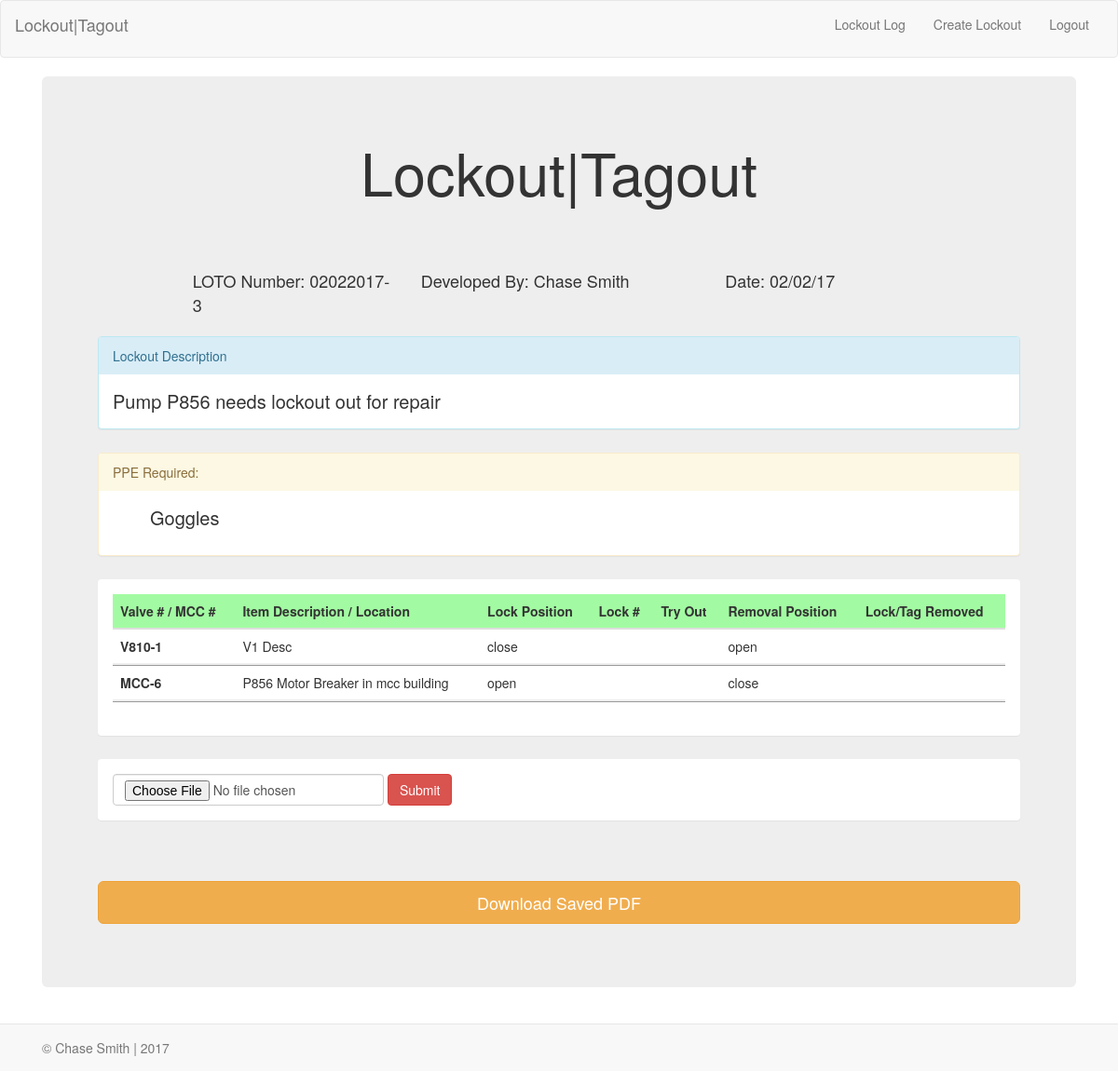
/lockout/3 (signed in), run on an earlier commit of the app's database.
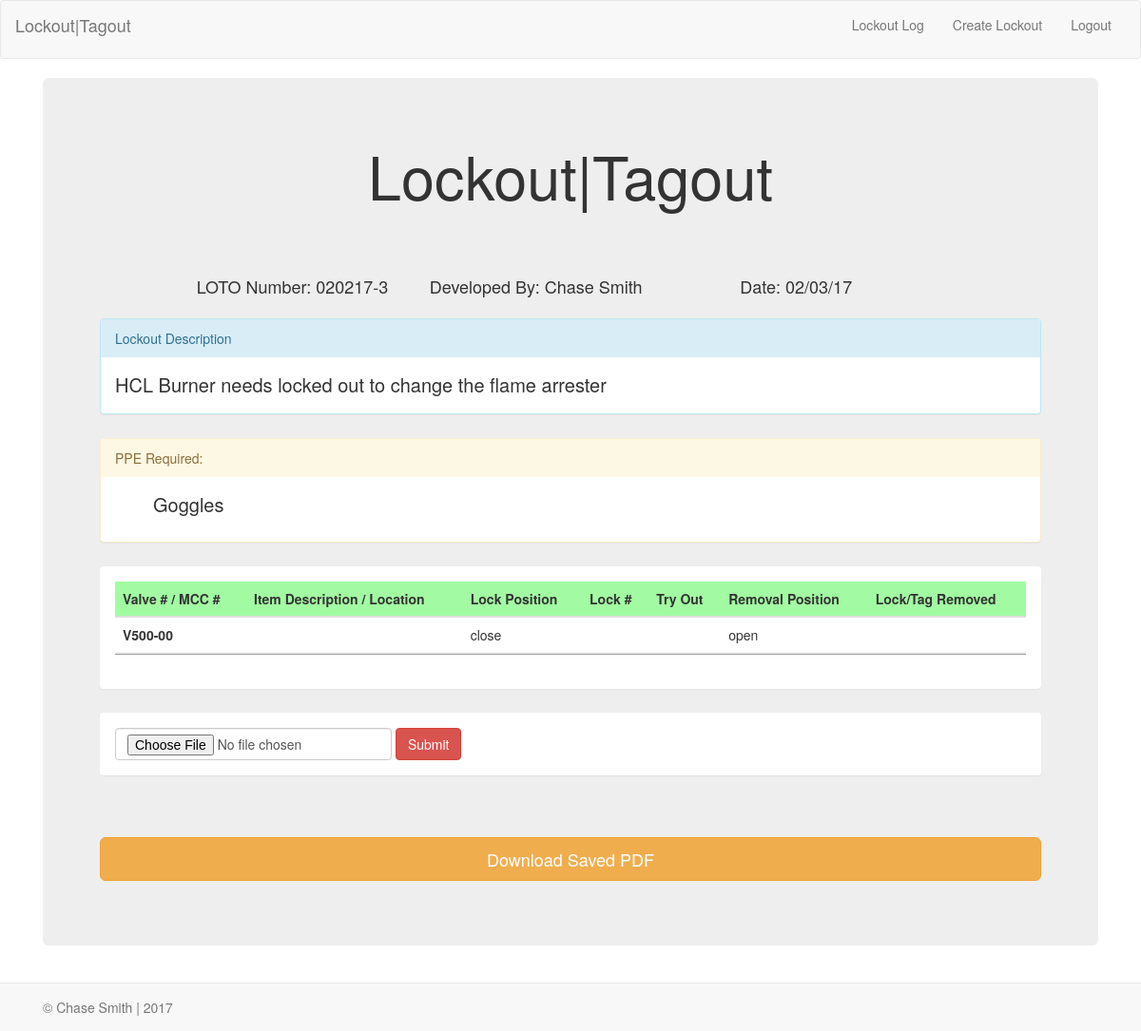
And on a later commit of the database.
### models.py (models this page shows, shortened)
class Lockout(db.Model):
    __tablename__="lockout"
    id=db.Column(db.Integer, primary_key=True)
    lockout_number=db.Column(db.String(10), nullable=False)
    lockout_description=db.Column(db.String(200), nullable=False)
    lockout_author = db.relationship('User', backref=db.backref('lockout_author', lazy='dynamic'))
    user_id=db.Column('user_id', db.Integer, db.ForeignKey('user.id'))
    filename=db.Column(db.String(300), nullable=True)
    status=db.Column(db.Boolean(), default=True)
    goggles=db.Column(db.Boolean(), default=False)
    faceshield=db.Column(db.Boolean(),default=False)
    fullface=db.Column(db.Boolean(), default=False)
    dustmask=db.Column(db.Boolean(), default=False)
    leathergloves=db.Column(db.Boolean(), default=False)
    saranax=db.Column(db.Boolean(), default=False)
    nitrilegloves=db.Column(db.Boolean(), default=False)
    chemicalgloves=db.Column(db.Boolean(), default=False)
    chemicalsuit=db.Column(db.Boolean(),default=False)
    tyrex=db.Column(db.Boolean(),default=False)
    rubberboots=db.Column(db.Boolean(),default=False)
    sar=db.Column(db.Boolean(),default=False)
    data=db.Column(db.LargeBinary(),nullable=True)
    date=db.Column(db.DateTime)
    ppe=db.Column(db.String(50), nullable=True)

class Lockout_Line(db.Model):
    __tablename__="lockout_line"
    id=db.Column(db.Integer, primary_key=True)
    valve_number=db.Column(db.String(10), nullable=False)
    line_description=db.Column(db.String(50), nullable=True)
    lock_position=db.Column(db.String(10), nullable=False)
    removal_position=db.Column(db.String(10), nullable=False)
    lockout=db.relationship('Lockout', backref=db.backref('lockout', lazy='dynamic'))
    lockout_id=db.Column('lockout_id', db.Integer, db.ForeignKey('lockout.id'))

### app.py (the view)
@app.route('/lockout/<int:this_lockout_id>', methods=['POST', 'GET'])
def this_lockout(this_lockout_id):
    this_lockout=db.session.query(Lockout).filter_by(id=this_lockout_id).first()
    lockout_lines=this_lockout.lockout
    if request.method=='POST':
        files = request.files['file']
        filename=files.filename
        files.save(os.path.join(app.config['UPLOAD_FOLDER'], filename))
        this_file=db.session.query(Lockout).filter_by(id=this_lockout.id).first()
        this_file.filename=files.filename
        this_file.data=files.read()
        this_lockout.status=False
        db.session.commit()
        return redirect(url_for('index'))
    else:
        return render_template('upload.html', this_lockout=this_lockout, lockout_lines=lockout_lines)

### app.py (called while the page is built)
@login_manager.user_loader
def load_user(user_id):
    return db.session.query(User).get(user_id)

### templates/upload.html (shortened to what this page needs)
{% extends "base.html" %}
{% import "bootstrap/wtf.html" as wtf %}
{% block content %}
<div class="container-fluid">
  <div class="jumbotron">
    <div class="col-md-12" style="text-align: center; padding-bottom: 60px;">
      <h1>  Lockout|Tagout </h1>
    </div>
    <div class="row" style="padding: 20px; font-size: 18px;">
        <div class="col-lg-3 col-lg-offset-1">LOTO Number: {{ this_lockout.lockout_number }}</div>
        <div class="col-lg-4">Developed By: {{ this_lockout.lockout_author.first_name }} {{ this_lockout.lockout_author.last_name }}</div>
        <div class="col-lg-4">Date: {{ this_lockout.date.strftime("%m/%d/%y") }}</div>
    </div>
    <div class="panel-group">
      <div class="panel panel-info" style="margin-bottom: 25px;">
        <div class="panel-heading">Lockout Description</div>
        <div class="panel-body" style="font-size: 20px;">{{ this_lockout.lockout_description }}</div>
      </div>
      <div class="panel panel-warning" style="margin-bottom: 25px;">
        <div class="panel-heading">PPE Required:</div>
        <div class="panel-body" style="font-size: 20px;">
          <ul style="list-style: none;">
            {% if this_lockout.goggles == True %}
              <li>Goggles</li>
            {% endif %}
          </ul>
        </div>
      </div>
    <div class="panel" style="margin-bottom: 25px;">
      <div class="panel-body">
        <table class="table">
          <thead>
            <tr style="background-color: #A2FBA2;">
              <th>Valve # / MCC #</th>
              <th>Item Description / Location</th>
              <th>Lock Position</th>
              <th>Lock #</th>
              <th>Try Out</th>
              <th>Removal Position</th>
              <th>Lock/Tag Removed</th>
            </tr>
          </thead>
          <tbody style="padding-bottom: 15px;">
        {% for each in lockout_lines %}
            <tr style="border-bottom: inset;">
              <th scope="row">{{ each.valve_number}}</th>
                <td>{{ each.line_description }}</td>
                <td>{{ each.lock_position }}</td>
                <td></td>
                <td></td>
                <td>{{ each.removal_position }}</td>
                <td></td>
            </tr>
        {% endfor %}
          </tbody>
        </table>
      </div>
      </div>
      <div class="panel" style="margin-bottom: 25px;">
        <div class="panel-body">
          <form class="form-inline" method="POST" enctype=multipart/form-data action="/lockout/{{this_lockout.id}}">
            <div class="form-group mx-sm-12">
              <input type="file" class="form-control mb-2 mr-sm-2 mb-sm-0" name="file" class="file" id="attach" placeholder="Attach File">
              <button type="submit" class="btn btn-danger">Submit</button>
            </div>
          </form>
        </div>
      </div>
      <div style="padding-top: 40px;">
        <a class="btn btn-warning btn-lg btn-block" href="/static/lockout/{{this_lockout.filename}}" download="{{this_lockout.filename}}">Download Saved PDF</a>
      </div>
  </div>
</div>
{% endblock %}

What changed in the data, as far as the page shows it:
no longer on this page (row edited): Lockout_Line: valve_number "V810-1", line_description "V1 Desc", lock_position "close", removal_position "open"
no longer on this page (row edited): Lockout_Line: valve_number "MCC-6", line_description "P856 Motor Breaker in mcc building", lock_position "open", removal_position "close"
changed Lockout: lockout_number "02022017-3" → "020217-3"; date "02/02/17" → "02/03/17"; lockout_description "Pump P856 needs lockout out for repair" → "HCL Burner needs locked out to change the flame arrester"
added Lockout_Line: valve_number "V500-00", lock_position "close", removal_position "open"
